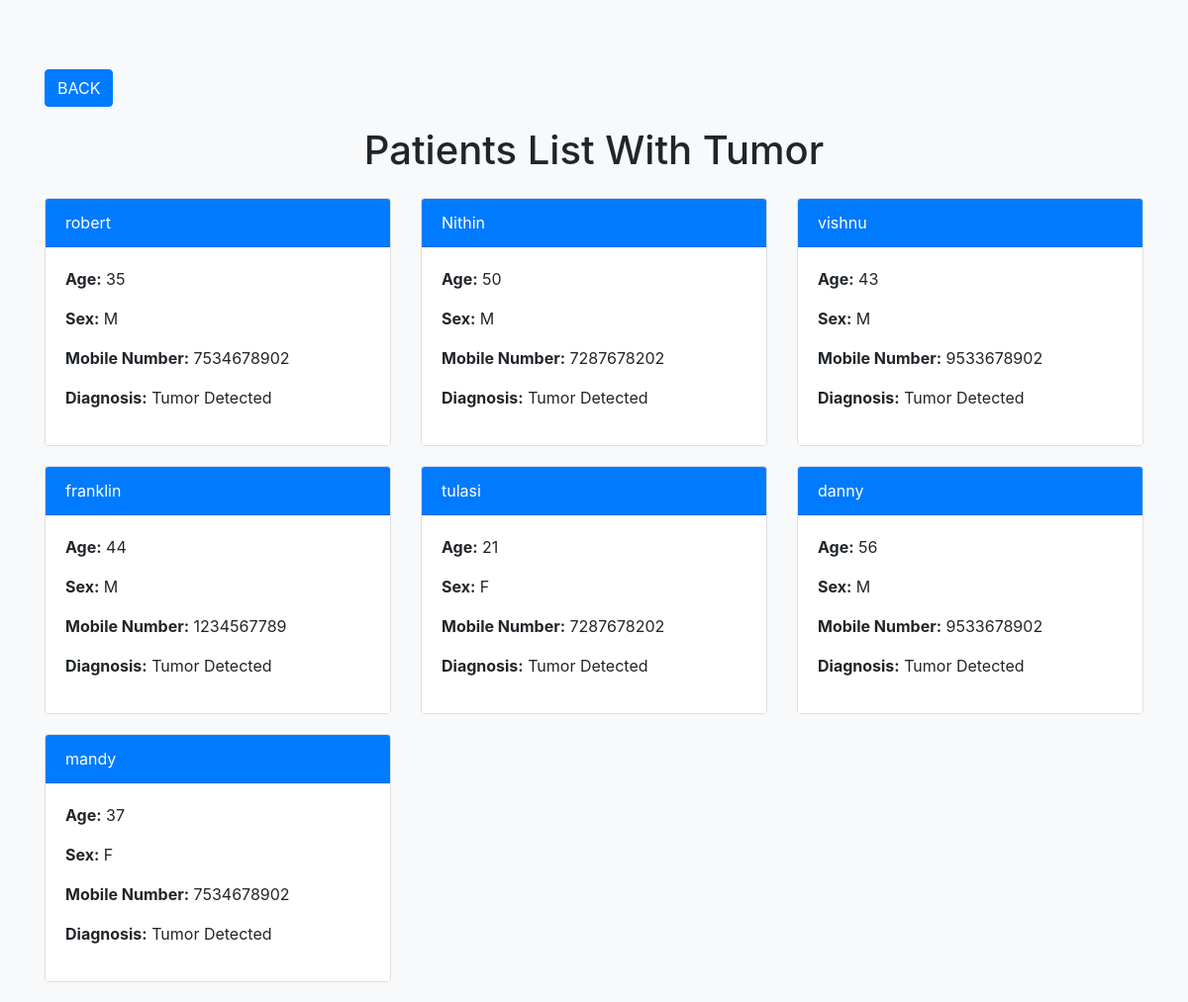
Page /patientslistwithtumor on the committed database.
### TumorApp/models.py (models this page shows, shortened)
class Patient(models.Model):
    name = models.CharField(max_length=100,unique=True)
    result = models.CharField(max_length=100)
    timestamp = models.DateTimeField(auto_now_add=True)
    sex = models.CharField(max_length = 6,default="Male")
    phonenumber = models.CharField(max_length = 14,default="+919767345241")
    age = models.IntegerField(null=True,default=21)

### TumorApp/views.py (the view)
# urls.py: path('patientslistwithtumor',views.patientslistwithtumor,name="patientslistwithtumor"),
def patientslistwithtumor(request):
    patients_list = Patient.objects.filter(result="Tumor Detected")
    return render(request,'patientswithtumor.html',{'patients_list' : patients_list})

### TumorApp/templates/patientswithtumor.html (shortened to what this page needs)
<!DOCTYPE html>
<html lang="en">
<head>
    <link href="https://stackpath.bootstrapcdn.com/bootstrap/4.5.2/css/bootstrap.min.css" rel="stylesheet">
</head>
<body>
    <div class="container">
        <button class="btn btn-primary btn-back"><a href="{% url 'patientlist' %}" style="color: white; text-decoration: none;">BACK</a></button>
        <h1 class="text-center mb-4">Patients List With Tumor</h1>
        <div class="row">
            {% for patient in patients_list %}
                <div class="col-md-4">
                    <div class="card">
                        <div class="card-header">
                            {{ patient.name }}
                        </div>
                        <div class="card-body">
                            <p><strong>Age:</strong> {{ patient.age }}</p>
                            <p><strong>Sex:</strong> {{ patient.sex }}</p>
                            <p><strong>Mobile Number:</strong> {{ patient.phonenumber }}</p>
                            <p><strong>Diagnosis:</strong> {{ patient.result }}</p>
                        </div>
                    </div>
                </div>
            {% endfor %}
        </div>
    </div>
</body>
</html>

### TumorApp/templates/patientswithtumor.html (style rules this page uses)
body { background-color: #f8f9fa; }
.container { margin-top: 50px; }
.card { margin-bottom: 20px; }
.card-header { background-color: #007bff; color: white; }
.card-body { background-color: #ffffff; }
.btn-back { margin: 20px 0; }

### rows in the picture
Patient: name "robert", age "35", sex "M", phonenumber "7534678902", result "Tumor Detected"
Patient: name "Nithin", age "50", sex "M", phonenumber "7287678202", result "Tumor Detected"
Patient: name "vishnu", age "43", sex "M", phonenumber "9533678902", result "Tumor Detected"
Patient: name "franklin", age "44", sex "M", phonenumber "1234567789", result "Tumor Detected"
Patient: name "tulasi", age "21", sex "F", phonenumber "7287678202", result "Tumor Detected"
Patient: name "danny", age "56", sex "M", phonenumber "9533678902", result "Tumor Detected"
Patient: name "mandy", age "37", sex "F", phonenumber "7534678902", result "Tumor Detected"
